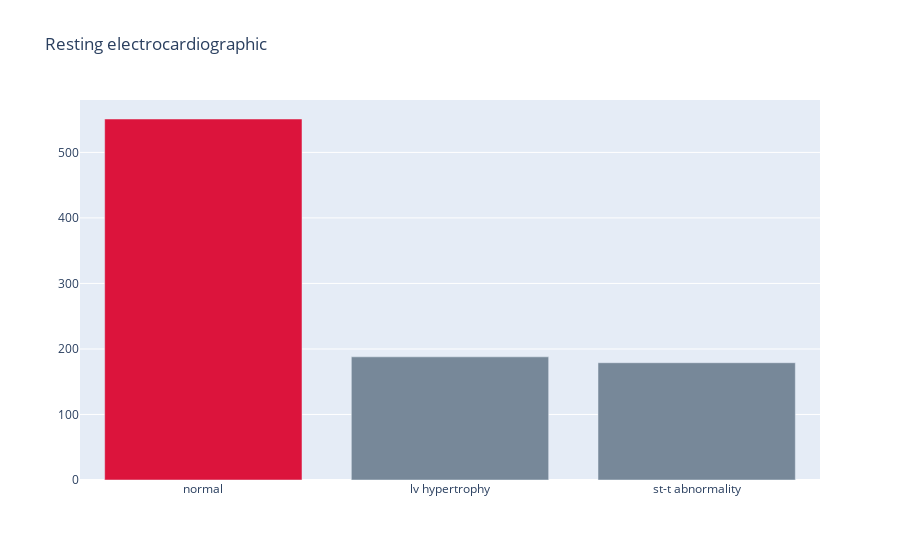

Source (notebook cell):
### Code cell
colors = ['lightslategrey'] * 20
colors[0] = 'crimson'

trace = go.Bar(x = df_restecg['restecg'], y = df_restecg['count'], marker_color = colors)

data = [trace]
layout = go.Layout(title = 'Resting electrocardiographic')
go.Figure(data = data, layout = layout)

### Figure 1 — Plotly figure (JSON) as saved in the notebook; plotly's stock layout.template omitted (floating-point values rounded to 4 significant figures)
{"data": [{"marker": {"color": ["crimson", "lightslategrey", "lightslategrey", "lightslategrey", "lightslategrey", "lightslategrey", "lightslategrey", "lightslategrey", "lightslategrey", "lightslategrey", "lightslategrey", "lightslategrey", "lightslategrey", "lightslategrey", "lightslategrey", "lightslategrey", "lightslategrey", "lightslategrey", "lightslategrey", "lightslategrey"]}, "type": "bar", "x": ["normal", "lv hypertrophy", "st-t abnormality"], "y": [551, 188, 179]}], "layout": {"title": {"text": "Resting electrocardiographic"}}}
